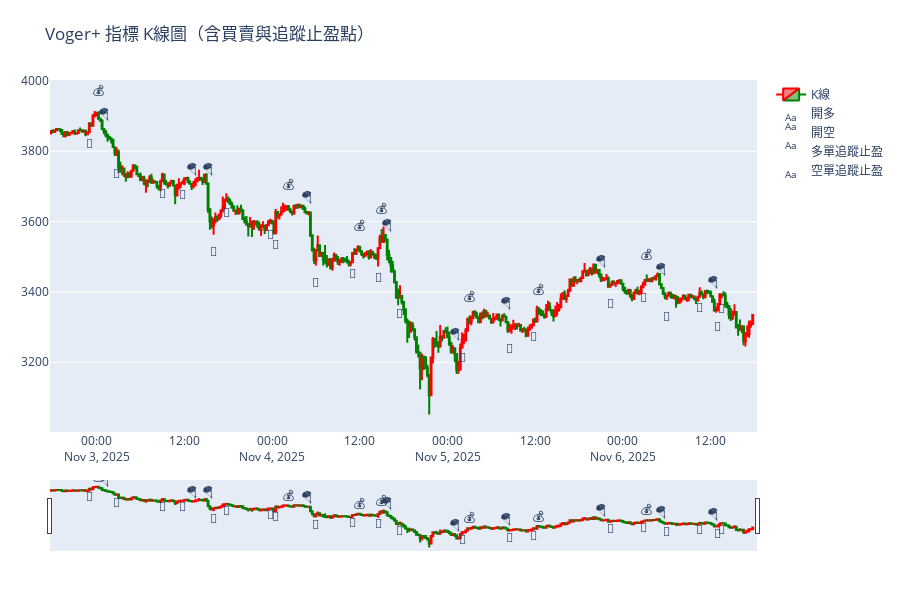

Notebook code cell kept with this figure:
### Code cell
import plotly.graph_objects as go
import pandas as pd
import numpy as np

# === 確保資料對齊 ===
kline = kline.reset_index(drop=True)
signal = pd.Series(signal).reset_index(drop=True)
if len(kline) != len(signal):
    print(f"⚠️ K線資料與信號長度不符 ({len(kline)} vs {len(signal)}), 以最短長度對齊")
    min_len = min(len(kline), len(signal))
    kline = kline.iloc[-min_len:].reset_index(drop=True)
    signal = signal.iloc[-min_len:].reset_index(drop=True)

kline['signal'] = signal

# === 建立圖表 ===
fig = go.Figure()

# --- K 線圖 ---
fig.add_trace(go.Candlestick(
    x=kline['timestamp'],
    open=kline['open'],
    high=kline['high'],
    low=kline['low'],
    close=kline['close'],
    name='K線',
    increasing_line_color='red',
    decreasing_line_color='green'
))

# --- 買入 (🚀) ---
buy_signals = kline[kline['signal'] == 1]
fig.add_trace(go.Scatter(
    x=buy_signals['timestamp'],
    y=buy_signals['low'] * 0.995,
    mode='text',
    text=['🚀'] * len(buy_signals),
    textposition="bottom center",
    name='開多'
))

# --- 賣出 (🪂) ---
sell_signals = kline[kline['signal'] == -1]
fig.add_trace(go.Scatter(
    x=sell_signals['timestamp'],
    y=sell_signals['high'] * 1.005,
    mode='text',
    text=['🪂'] * len(sell_signals),
    textposition="top center",
    name='開空'
))

# --- 多單追蹤止盈出場 (💰) ---
tp_long = kline[kline['signal'] == 2]
fig.add_trace(go.Scatter(
    x=tp_long['timestamp'],
    y=tp_long['high'] * 1.01,
    mode='text',
    text=['💰'] * len(tp_long),
    textposition="top center",
    name='多單追蹤止盈'
))

# --- 空單追蹤止盈出場 (💸) ---
tp_short = kline[kline['signal'] == -2]
fig.add_trace(go.Scatter(
    x=tp_short['timestamp'],
    y=tp_short['low'] * 0.99,
    mode='text',
    text=['💸'] * len(tp_short),
    textposition="bottom center",
    name='空單追蹤止盈'
))

# --- 外觀設定 ---
fig.update_layout(
    title='Voger+ 指標 K線圖（含買賣與追蹤止盈點）',
    xaxis_rangeslider_visible=True,
    height=600,
    margin=dict(l=50, r=50, t=80, b=50),
    template='plotly',
    xaxis=dict(showgrid=False),
    yaxis=dict(showgrid=True)
)

fig.show()

### Figure 1 — Plotly figure (JSON) as saved in the notebook; plotly's stock layout.template omitted (floating-point values rounded to 4 significant figures; data arrays with more than 128 entries replaced by an {"elided": "..."} marker saying what was removed)
{"data": [{"close": {"elided": "385 float values"}, "decreasing": {"line": {"color": "green"}}, "high": {"elided": "385 float values"}, "increasing": {"line": {"color": "red"}}, "low": {"elided": "385 float values"}, "name": "K線", "open": {"elided": "385 float values"}, "type": "candlestick", "x": {"elided": "385 str values"}}, {"mode": "text", "name": "開多", "text": ["🚀", "🚀", "🚀", "🚀", "🚀", "🚀", "🚀", "🚀", "🚀", "🚀", "🚀", "🚀", "🚀"], "textposition": "bottom center", "type": "scatter", "x": ["2025-11-02T23:00:00.000000000", "2025-11-03T09:00:00.000000000", "2025-11-03T11:45:00.000000000", "2025-11-03T17:45:00.000000000", "2025-11-03T23:45:00.000000000", "2025-11-04T00:30:00.000000000", "2025-11-04T11:00:00.000000000", "2025-11-04T14:30:00.000000000", "2025-11-05T02:00:00.000000000", "2025-11-05T11:45:00.000000000", "2025-11-06T02:45:00.000000000", "2025-11-06T10:30:00.000000000", "2025-11-06T13:30:00.000000000"], "y": [3835.0, 3693.0, 3689.0, 3638.0, 3576.0, 3549.0, 3465.0, 3455.0, 3225.0, 3286.0, 3396.0, 3368.0, 3364.0]}, {"mode": "text", "name": "開空", "text": ["🪂", "🪂", "🪂", "🪂", "🪂", "🪂", "🪂", "🪂", "🪂", "🪂"], "textposition": "top center", "type": "scatter", "x": ["2025-11-03T01:00:00.000000000", "2025-11-03T13:00:00.000000000", "2025-11-03T15:15:00.000000000", "2025-11-04T04:45:00.000000000", "2025-11-04T15:45:00.000000000", "2025-11-05T01:00:00.000000000", "2025-11-05T08:00:00.000000000", "2025-11-05T21:00:00.000000000", "2025-11-06T05:15:00.000000000", "2025-11-06T12:15:00.000000000"], "y": [3883.0, 3728.0, 3727.0, 3648.0, 3567.0, 3257.0, 3346.0, 3467.0, 3442.0, 3406.0]}, {"mode": "text", "name": "多單追蹤止盈", "text": ["💰", "💰", "💰", "💰", "💰", "💰", "💰"], "textposition": "top center", "type": "scatter", "x": ["2025-11-03T00:15:00.000000000", "2025-11-04T02:15:00.000000000", "2025-11-04T12:00:00.000000000", "2025-11-04T15:00:00.000000000", "2025-11-05T03:00:00.000000000", "2025-11-05T12:30:00.000000000", "2025-11-06T03:15:00.000000000"], "y": [3952.0, 3684.0, 3567.0, 3615.0, 3367.0, 3387.0, 3484.0]}, {"mode": "text", "name": "空單追蹤止盈", "text": ["💸", "💸", "💸", "💸", "💸", "💸", "💸", "💸"], "textposition": "bottom center", "type": "scatter", "x": ["2025-11-03T02:45:00.000000000", "2025-11-03T16:00:00.000000000", "2025-11-04T06:00:00.000000000", "2025-11-04T17:30:00.000000000", "2025-11-05T08:30:00.000000000", "2025-11-05T22:15:00.000000000", "2025-11-06T06:00:00.000000000", "2025-11-06T13:00:00.000000000"], "y": [3748.0, 3527.0, 3440.0, 3350.0, 3253.0, 3380.0, 3343.0, 3315.0]}], "layout": {"height": 600, "margin": {"b": 50, "l": 50, "r": 50, "t": 80}, "title": {"text": "Voger+ 指標 K線圖（含買賣與追蹤止盈點）"}, "xaxis": {"rangeslider": {"visible": true}, "showgrid": false}, "yaxis": {"showgrid": true}}}
